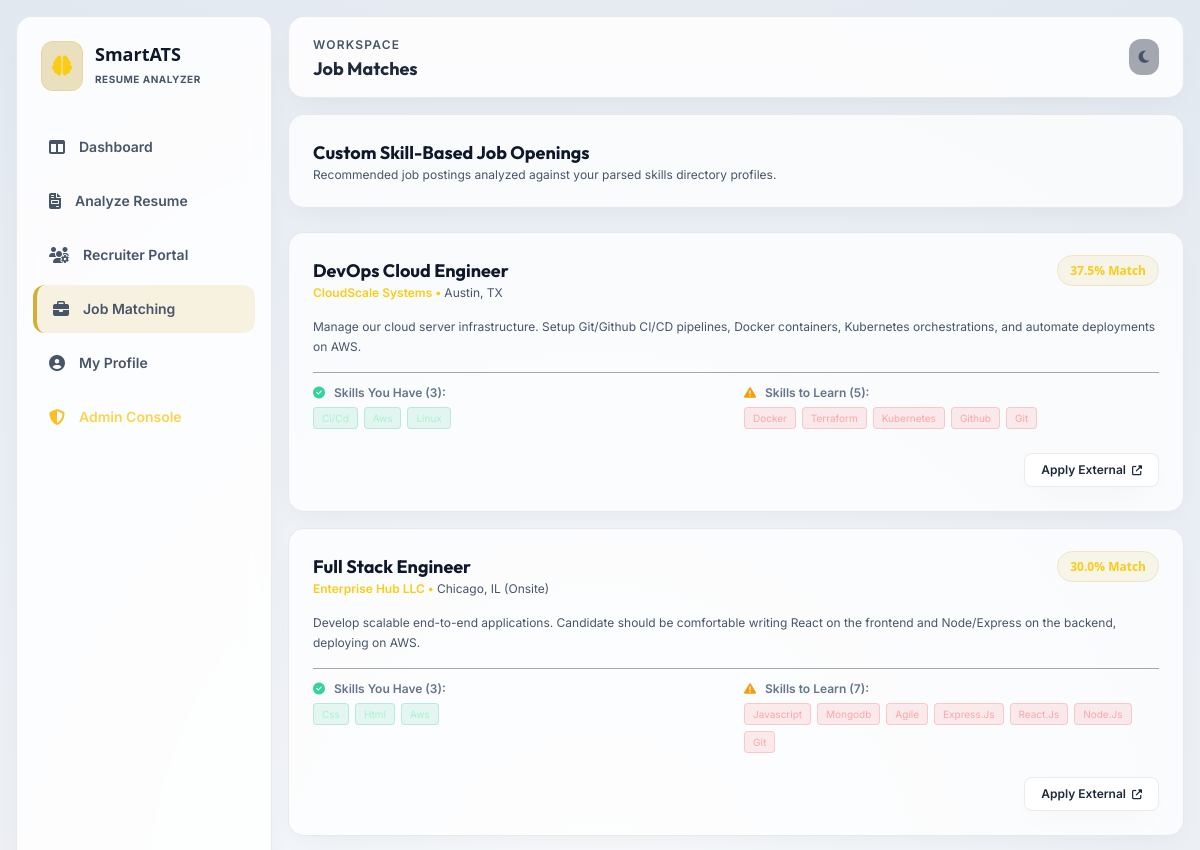
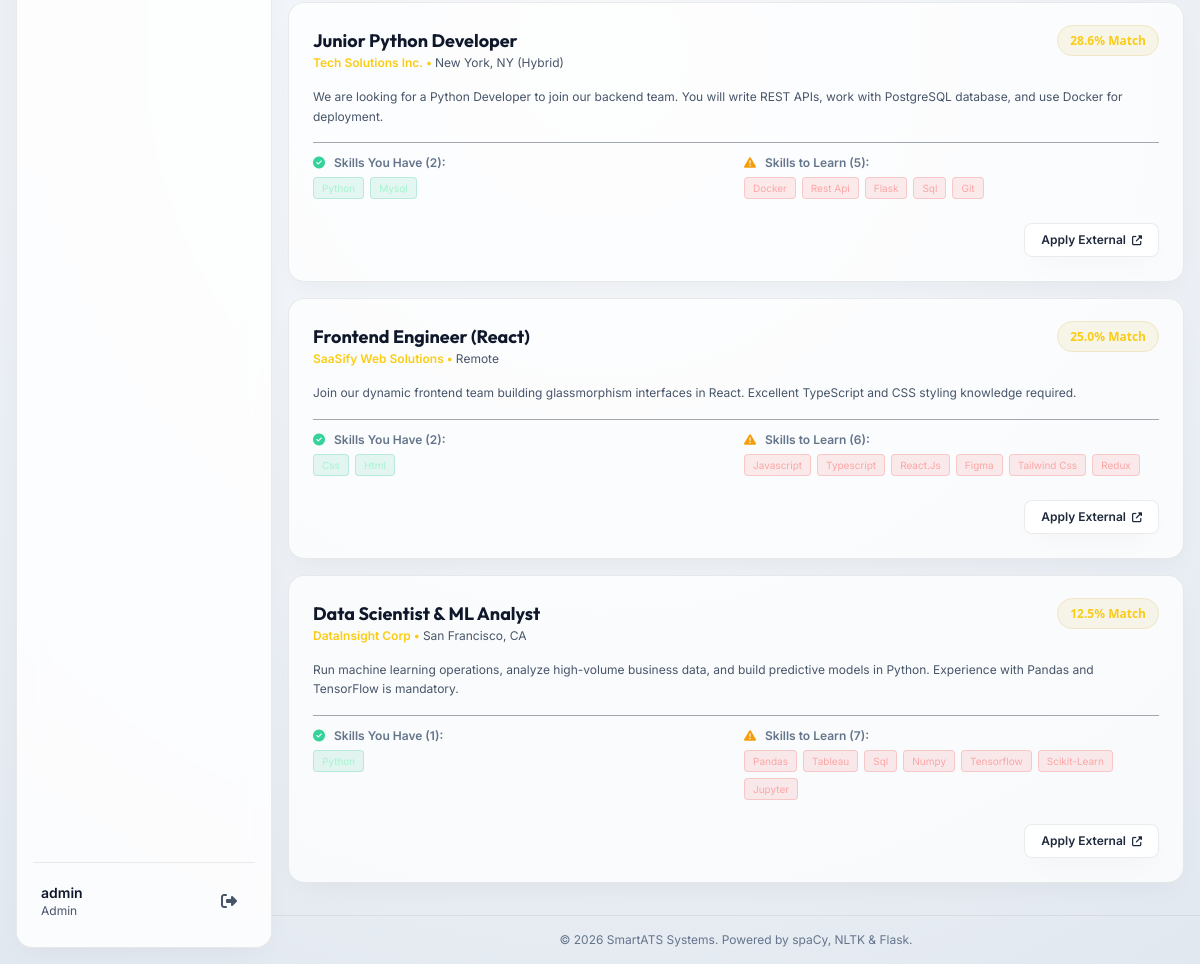
The page /jobs (signed in) on the database its author committed (2 pictures, top to bottom).
### models.py (models this page shows, shortened)
class User(db.Model, UserMixin):
    __tablename__ = 'users'
    id = db.Column(db.Integer, primary_key=True)
    username = db.Column(db.String(80), unique=True, nullable=False)
    email = db.Column(db.String(120), unique=True, nullable=False)
    password_hash = db.Column(db.String(255), nullable=False)
    role = db.Column(db.String(20), default='user')  # 'user', 'recruiter', 'admin'
    created_at = db.Column(db.DateTime, default=datetime.utcnow)
    resumes = db.relationship('Resume', backref='owner', lazy=True, cascade='all, delete-orphan')
    reports = db.relationship('ATSReport', backref='user', lazy=True, cascade='all, delete-orphan')

class JobPosting(db.Model):
    __tablename__ = 'job_postings'
    id = db.Column(db.Integer, primary_key=True)
    title = db.Column(db.String(150), nullable=False)
    company = db.Column(db.String(150), nullable=False)
    location = db.Column(db.String(100))
    description = db.Column(db.Text, nullable=False)
    skills_required_raw = db.Column(db.Text) # JSON list
    url = db.Column(db.String(255))
    created_at = db.Column(db.DateTime, default=datetime.utcnow)
    @property
    def skills_required(self):
        return json.loads(self.skills_required_raw) if self.skills_required_raw else []

### app.py (the view)
@app.route('/jobs')
@login_required
def job_recommendations_route():
    latest_resume = Resume.query.filter_by(user_id=current_user.id).order_by(Resume.uploaded_at.desc()).first()
    has_resume = latest_resume is not None
    recommendations = []
    if has_resume:
        job_postings = JobPosting.query.all()
        recommendations = recommend_jobs(latest_resume.skills, job_postings)
    return render_template('job_recommendations.html',
                           has_resume=has_resume,
                           recommendations=recommendations)

### app.py (called while the page is built)
@login_manager.user_loader
def load_user(user_id):
    return User.query.get(int(user_id))

### models.py (called while the page is built)
    @property
    def skills(self):
        return json.loads(self.skills_raw) if self.skills_raw else []

### templates/job_recommendations.html (shortened to what this page needs)
{% extends "base.html" %}
{% block header_title %}Job Matches{% endblock %}
{% block content %}
<div class="max-w-4xl mx-auto space-y-6 animate-fade-in-up">
    <div class="glass-panel p-6">
        <h3 class="font-bold text-lg text-white">Custom Skill-Based Job Openings</h3>
        <p class="text-xs text-slate-400">Recommended job postings analyzed against your parsed skills directory profiles.</p>
    </div>
    {% if not has_resume %}
    <div class="glass-panel p-12 text-center space-y-4">
        <div class="w-16 h-16 bg-slate-900 rounded-full flex items-center justify-center mx-auto border border-slate-800 text-slate-500">
            <i class="fas fa-briefcase text-2xl"></i>
        </div>
        <div>
            <p class="font-semibold text-slate-300">No profile skills catalog found</p>
            <p class="text-xs text-slate-500 max-w-sm mx-auto">Please upload your resume in the Analyzer dashboard first. The algorithm will automatically parse and recommend jobs matching your specific credentials.</p>
        </div>
        <a href="{{ url_for('analyze_resume_route') }}" class="glass-panel inline-flex items-center gap-2 px-5 py-2.5 bg-indigo-600 hover:bg-indigo-500 border-none font-semibold text-white rounded-lg text-xs transition">
            <i class="fas fa-upload"></i> Analyze Resume
        </a>
    </div>
    {% else %}
        {% if recommendations %}
        <div class="space-y-4">
            {% for rec in recommendations %}
            <div class="glass-panel p-6 space-y-4">
                <div class="flex items-start justify-between flex-wrap gap-3">
                    <div>
                        <h4 class="text-lg font-bold text-white">{{ rec.title }}</h4>
                        <p class="text-xs font-semibold text-indigo-400">{{ rec.company }} &bull; <span class="text-slate-400 font-normal">{{ rec.location }}</span></p>
                    </div>
                    <div class="text-right">
                        <span class="px-3 py-1.5 rounded-full text-xs font-bold font-sans bg-indigo-500/10 text-indigo-400 border border-indigo-500/20">
                            {{ rec.match_score }}% Match
                        </span>
                    </div>
                </div>
                <p class="text-xs text-slate-400 leading-relaxed">{{ rec.description }}</p>
                <div class="grid grid-cols-1 md:grid-cols-2 gap-4 pt-3 border-t border-slate-800/40 text-xs">
                    <div class="space-y-1.5">
                        <span class="text-slate-500 font-semibold"><i class="fas fa-circle-check text-emerald-400 mr-1.5"></i> Skills You Have ({{ rec.matched_skills | length }}):</span>
                        <div class="flex flex-wrap gap-1.5">
                            {% for skill in rec.matched_skills %}
                            <span class="matched-pill px-2 py-0.5 rounded text-[10px]">{{ skill }}</span>
                            {% endfor %}
                        </div>
                    </div>
                    <div class="space-y-1.5">
                        <span class="text-slate-500 font-semibold"><i class="fas fa-triangle-exclamation text-amber-500 mr-1.5"></i> Skills to Learn ({{ rec.missing_skills | length }}):</span>
                        <div class="flex flex-wrap gap-1.5">
                            {% for skill in rec.missing_skills %}
                            <span class="missing-pill px-2 py-0.5 rounded text-[10px]">{{ skill }}</span>
                            {% endfor %}
                        </div>
                    </div>
                </div>
                <div class="flex justify-end pt-2">
                    <a href="{{ rec.url }}" target="_blank" class="glass-panel px-4 py-2 bg-slate-800 hover:bg-slate-700/80 text-slate-200 text-xs font-semibold rounded-lg transition flex items-center gap-1.5 border-slate-700/60">
                        Apply External <i class="fas fa-external-link-alt text-[10px]"></i>
                    </a>
                </div>
            </div>
            {% endfor %}
        </div>
        {% else %}
        <div class="glass-panel p-12 text-center text-slate-500 text-xs italic">
            No matching jobs in our system database catalog fit your skills yet. Check back later!
        </div>
        {% endif %}
    {% endif %}
</div>
{% endblock %}

### templates/base.html (shortened to what this page needs)
<!DOCTYPE html>
<html lang="en" class="dark">
<head>
    <script src="https://cdn.tailwindcss.com"></script>
    <link rel="stylesheet" href="https://cdnjs.cloudflare.com/ajax/libs/font-awesome/6.4.0/css/all.min.css">
    <link rel="stylesheet" href="{{ url_for('static', filename='css/style.css') }}?v=3">
</head>
<body class="flex flex-col min-h-screen text-[var(--text-main)]">
    <div class="flex flex-1 overflow-hidden">
        {% if current_user.is_authenticated %}
        <aside class="w-64 glass-panel m-4 mr-0 hidden md:flex flex-col justify-between py-6 px-4 shrink-0">
            <div>
                <div class="flex items-center gap-3 px-2 mb-8">
                    <div class="p-2.5 bg-indigo-600/30 rounded-xl border border-indigo-500/20">
                        <i class="fas fa-brain text-xl text-indigo-400"></i>
                    </div>
                    <div>
                        <h2 class="font-extrabold text-lg leading-tight text-white font-sans">SmartATS</h2>
                        <span class="text-[10px] uppercase font-bold tracking-wider text-slate-400">Resume Analyzer</span>
                    </div>
                </div>
                <nav class="space-y-1.5">
                    <a href="{{ url_for('dashboard') }}" class="flex items-center gap-3.5 px-4 py-3 text-sm font-semibold rounded-xl text-slate-400 hover:text-white hover:bg-slate-800/40 transition {% if request.path == url_for('dashboard') %}nav-item-active{% endif %}">
                        <i class="fas fa-columns text-base"></i>
                        <span>Dashboard</span>
                    </a>
                    <a href="{{ url_for('analyze_resume_route') }}" class="flex items-center gap-3.5 px-4 py-3 text-sm font-semibold rounded-xl text-slate-400 hover:text-white hover:bg-slate-800/40 transition ">
                        <i class="fas fa-file-invoice text-base"></i>
                        <span>Analyze Resume</span>
                    </a>
                    <a href="{{ url_for('recruiter_dashboard_route') }}" class="flex items-center gap-3.5 px-4 py-3 text-sm font-semibold rounded-xl text-slate-400 hover:text-white hover:bg-slate-800/40 transition ">
                        <i class="fas fa-users-cog text-base"></i>
                        <span>Recruiter Portal</span>
                    </a>
                    <a href="{{ url_for('job_recommendations_route') }}" class="flex items-center gap-3.5 px-4 py-3 text-sm font-semibold rounded-xl text-slate-400 hover:text-white hover:bg-slate-800/40 transition {% if request.path == url_for('job_recommendations_route') %}nav-item-active{% endif %}">
                        <i class="fas fa-briefcase text-base"></i>
                        <span>Job Matching</span>
                    </a>
                    <a href="{{ url_for('profile') }}" class="flex items-center gap-3.5 px-4 py-3 text-sm font-semibold rounded-xl text-slate-400 hover:text-white hover:bg-slate-800/40 transition {% if request.path == url_for('profile') %}nav-item-active{% endif %}">
                        <i class="fas fa-user-circle text-base"></i>
                        <span>My Profile</span>
                    </a>
                    <a href="{{ url_for('admin_dashboard') }}" class="flex items-center gap-3.5 px-4 py-3 text-sm font-semibold rounded-xl text-slate-400 hover:text-white hover:bg-slate-800/40 transition {% if request.path == url_for('admin_dashboard') %}nav-item-active{% endif %}">
                        <i class="fas fa-shield-halved text-base text-amber-400"></i>
                        <span class="text-amber-300">Admin Console</span>
                    </a>
                </nav>
            </div>
            <div class="border-t border-slate-800/60 pt-4 px-2">
                <div class="flex items-center justify-between">
                    <div class="truncate flex flex-col">
                        <span class="text-sm font-semibold text-white truncate">{{ current_user.username }}</span>
                        <span class="text-xs text-slate-400 capitalize truncate">{{ current_user.role }}</span>
                    </div>
                    <a href="{{ url_for('logout') }}" class="p-2.5 text-slate-400 hover:text-rose-400 rounded-xl hover:bg-rose-500/10 transition" title="Logout">
                        <i class="fas fa-sign-out-alt"></i>
                    </a>
                </div>
            </div>
        </aside>
        {% endif %}
        <div class="flex-1 flex flex-col overflow-y-auto">
            <header class="glass-panel m-4 py-3.5 px-6 flex items-center justify-between shrink-0">
                <div class="hidden md:block">
                    <span class="text-xs font-semibold text-slate-400 uppercase tracking-widest">Workspace</span>
                    <h2 class="text-lg font-bold text-slate-200">{% block header_title %}ATS Score Predictor{% endblock %}</h2>
                </div>
                <div class="flex items-center gap-4">
                    <button id="theme-toggle" class="p-2 px-2.5 rounded-xl bg-slate-800/40 hover:bg-slate-700/60 text-slate-400 hover:text-white transition flex items-center justify-center" title="Toggle Theme">
                        <i id="theme-toggle-icon" class="fas fa-sun text-sm"></i>
                    </button>
                </div>
            </header>
            <main class="flex-1 px-4 pb-8">
                {% block content %}{% endblock %}
            </main>
            <footer class="text-center py-4 text-xs text-slate-500 border-t border-slate-900/60 mt-auto shrink-0">
                <p>&copy; 2026 SmartATS Systems. Powered by spaCy, NLTK & Flask.</p>
            </footer>
        </div>
    </div>
</body>
</html>

### static/css/style.css (style rules this page uses)
:root { --bg-gradient: #0A0A0A; --card-bg: #171717; --card-border: #2A2A2A; --card-glow: rgba(212, 175, 55, 0.15); --primary: #D4AF37; --primary-hover: #FACC15; --secondary: #FACC15; --secondary-hover: #D4AF37; --accent: #FACC15; --danger: #EF4444; --text-main: #FFFFFF; --text-muted: #D1D5DB; }
html.light { --bg-gradient: radial-gradient(circle at 50% 50%, #f8fafc 0%, #e2e8f0 100%); --card-bg: rgba(255, 255, 255, 0.7); --card-border: rgba(0, 0, 0, 0.08); --card-glow: rgba(212, 175, 55, 0.06); --primary: #D4AF37; --primary-hover: #C5A028; --secondary: #FACC15; --secondary-hover: #D4AF37; --accent: #D4AF37; --danger: #EF4444; --text-main: #0f172a; --text-muted: #475569; }
body { background: var(--bg-gradient); font-family: 'Inter', sans-serif; color: var(--text-main); min-height: 100vh; overflow-x: hidden; }
h1, h2, h3, h4, h5, h6 { font-family: 'Outfit', sans-serif; }
.glass-panel { background: var(--card-bg); backdrop-filter: blur(12px); -webkit-backdrop-filter: blur(12px); border: 1px solid var(--card-border); border-radius: 1rem; box-shadow: 0 10px 30px -10px rgba(0, 0, 0, 0.5); transition: all 0.3s cubic-bezier(0.4, 0, 0.2, 1); }
.animate-fade-in-up { animation: fadeInUp 0.6s ease-out forwards; }
.nav-item-active { background: rgba(212, 175, 55, 0.15); border-left: 4px solid var(--primary); color: var(--text-main) !important; }
.missing-pill { background: rgba(239, 68, 68, 0.1); border: 1px solid rgba(239, 68, 68, 0.2); color: #fca5a5; transition: all 0.2s ease; }
.matched-pill { background: rgba(16, 185, 129, 0.1); border: 1px solid rgba(16, 185, 129, 0.2); color: #a7f3d0; }
html.light .text-white, html.light h1, html.light h2, html.light h3, html.light h4, html.light h5, html.light h6 { color: #0f172a !important; }
html.light .text-slate-200 { color: #1e293b !important; }
html.light .text-slate-400 { color: #475569 !important; }
html.light .text-slate-500 { color: #64748b !important; }
html.light .glass-panel { background: rgba(255, 255, 255, 0.75); border-color: rgba(0, 0, 0, 0.08); box-shadow: 0 10px 30px -10px rgba(0, 0, 0, 0.06); }
html.light aside { background: rgba(255, 255, 255, 0.85) !important; border-color: rgba(0, 0, 0, 0.08) !important; }
html.light header { background: rgba(255, 255, 255, 0.85) !important; border-color: rgba(0, 0, 0, 0.08) !important; }
html.light footer { border-color: rgba(0, 0, 0, 0.06); color: #475569; }
html.light .border-slate-800\/60 { border-color: rgba(0, 0, 0, 0.08) !important; }

### rows shown on the page
User: username "admin", role "Admin"
JobPosting: title "DevOps Cloud Engineer", company "CloudScale Systems", location "Austin, TX", match_score "37.5", description "Manage our cloud server infrastructure. Setup Git/Github CI/CD pipelines, Docker containers, Kubernetes orchestrations, and automate deployments on AWS.", matched_skills|length "3", matched_skills "Ci/Cd" "Aws" "Linux", missing_skills|length "5", missing_skills "Docker" "Terraform" "Kubernetes" "Github" "Git"
JobPosting: title "Full Stack Engineer", company "Enterprise Hub LLC", location "Chicago, IL (Onsite)", match_score "30.0", description "Develop scalable end-to-end applications. Candidate should be comfortable writing React on the frontend and Node/Express on the backend, deploying on AWS.", matched_skills|length "3", matched_skills "Css" "Html" "Aws", missing_skills|length "7", missing_skills "Javascript" "Mongodb" "Agile" "Express.Js" "React.Js" "Node.Js" "Git"
JobPosting: title "Junior Python Developer", company "Tech Solutions Inc.", location "New York, NY (Hybrid)", match_score "28.6", description "We are looking for a Python Developer to join our backend team. You will write REST APIs, work with PostgreSQL database, and use Docker for deployment.", matched_skills|length "2", matched_skills "Python" "Mysql", missing_skills|length "5", missing_skills "Docker" "Rest Api" "Flask" "Sql" "Git"
JobPosting: title "Frontend Engineer (React)", company "SaaSify Web Solutions", location "Remote", match_score "25.0", description "Join our dynamic frontend team building glassmorphism interfaces in React. Excellent TypeScript and CSS styling knowledge required.", matched_skills|length "2", matched_skills "Css" "Html", missing_skills|length "6", missing_skills "Javascript" "Typescript" "React.Js" "Figma" "Tailwind Css" "Redux"
JobPosting: title "Data Scientist & ML Analyst", company "DataInsight Corp", location "San Francisco, CA", match_score "12.5", description "Run machine learning operations, analyze high-volume business data, and build predictive models in Python. Experience with Pandas and TensorFlow is mandatory.", matched_skills|length "1", matched_skills "Python", missing_skills|length "7", missing_skills "Pandas" "Tableau" "Sql" "Numpy" "Tensorflow" "Scikit-Learn" "Jupyter"
